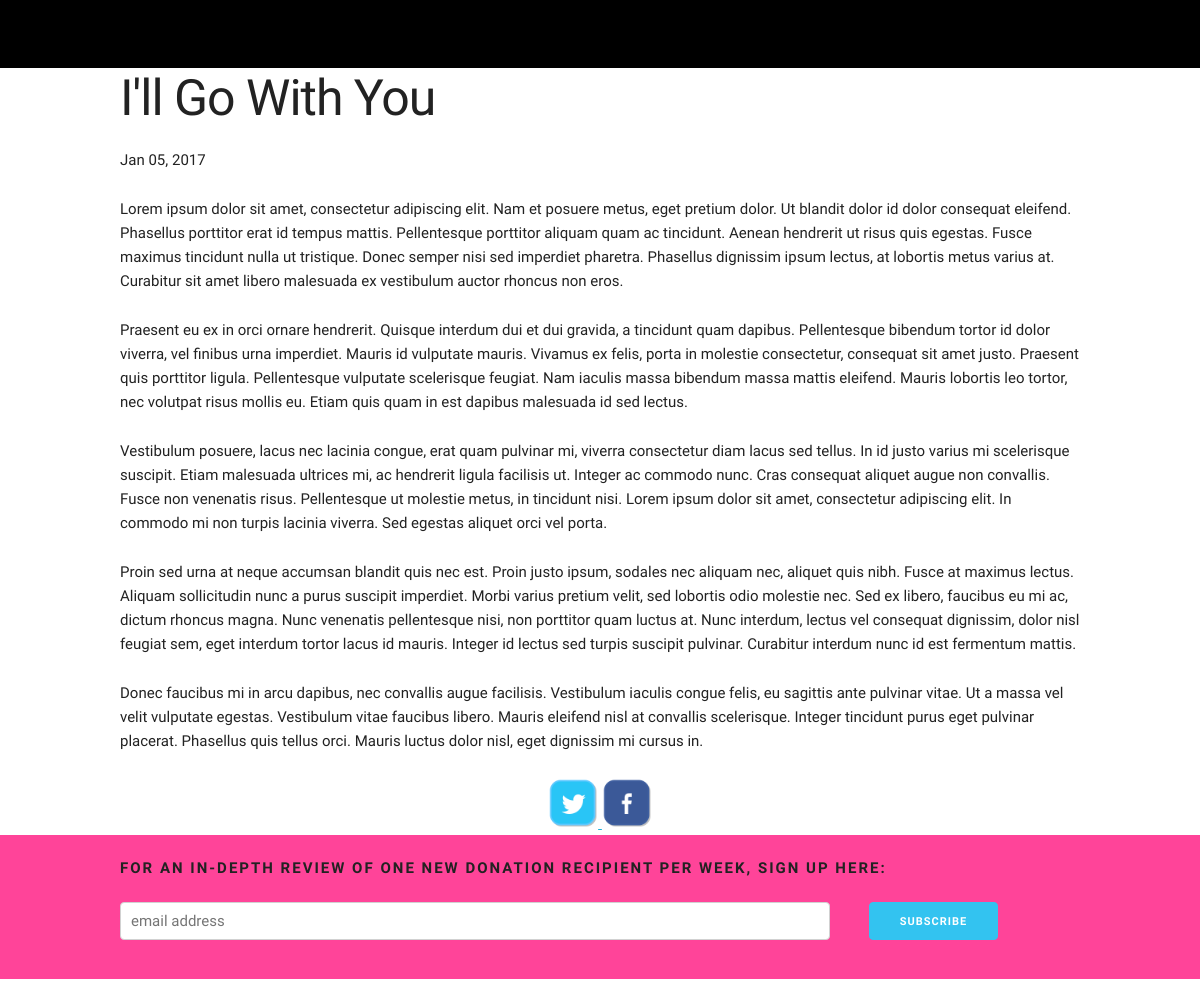
Screenshot of /blog/post/ill-go-with-you/ with the database file from the repository.
### blog/models.py (models this page shows, shortened)
class Post(models.Model):
    title = models.CharField(max_length=255)
    slug = models.SlugField(max_length=255, unique=True)
    recipient = models.ForeignKey(Recipient)
    publish = models.BooleanField(default=False)
    created_at = models.DateTimeField()
    class Meta:
        ordering = ['-created_at']

### recipients/models.py (models this page shows, shortened)
class Recipient(models.Model):
    category = models.ForeignKey(Category)
    name = models.CharField(max_length=200, unique=True)
    name_slug = models.SlugField(max_length=200, unique=True, null=True, blank=True)
    url = models.CharField(max_length=200)
    can_donate_to = models.BooleanField(default=True)
    twitter_handle = models.CharField(max_length=100)
    tweet_text = models.CharField(max_length=135, null=True, blank=True)
    last_posted_date = models.DateTimeField('date posted', null=True, blank=True)
    active = models.BooleanField(default=True)
    facebook_url = models.CharField(max_length=200, unique=True, null=True, blank=True)
    newsletter_text = models.TextField(null=True, blank=True)
    newsletter_sent_date = models.DateTimeField('date mailed', null=True, blank=True)
    newsletter_active = models.BooleanField(default=False)
    class Meta:
        ordering = ["last_posted_date", "name"]

### blog/views.py (the view)
# urls.py: url(r'^post/(?P<title>.*?)/*$',   views.view_post,   name='post_view'),
def view_post(request, title):
    try:
        entry = Post.objects.get(slug=title, publish=True)
    except ObjectDoesNotExist:
        entry = None
    body = ''
    if entry:
        body = entry.recipient.newsletter_text
    context = {
        'entry': entry,
        'entry_body': body,
        'url': request.META['QUERY_STRING'],
    }
    return render(request, 'blog/view_post.html', context)

### blog/templates/blog/view_post.html
{% include "blog/header.html" %}
{% include "blog/picker.html" %}
<div class="container">
    {% if entry %}
        <h1>{{ entry.title }}</h1>
        {{ entry.created_at|date:"M d, Y" }}
        <p>
            {{ entry_body|safe }}
        </p>
    {% else %}
        <p>Sorry, nothing to see here.</p>
    {% endif %}
</div>
{% include "blog/footer.html" %}
{% include "recipients/newsletter_signup.html" %}

### recipients/static/css/skeleton.css (style rules this page uses)
.container { position: relative; width: 100%; max-width: 960px; margin: 0 auto; padding: 0 20px; box-sizing: border-box; }
@media (min-width: 400px) { .container { width: 85%; padding: 0; } }
@media (min-width: 550px) { .container { width: 80%; } }
html { font-size: 62.5%; }
body { font-size: 1.5em; line-height: 1.6; font-weight: 400; font-family: "HelveticaNeue", "Helvetica Neue", Helvetica, Arial, sans-serif; color: #222; }
h1, h2, h3, h4, h5, h6 { margin-top: 0; margin-bottom: 2rem; font-weight: 300; }
h1 { font-size: 4.0rem; line-height: 1.2; letter-spacing: -.1rem; }
@media (min-width: 550px) { h1 { font-size: 5.0rem; } }
p { margin-top: 0; }
pre, blockquote, dl, figure, table, p, ul, ol, form { margin-bottom: 2.5rem; }
.container:after, .row:after, .u-cf { content: ""; display: table; clear: both; }

### recipients/static/css/index.css (style rules this page uses)
body { font-family: 'Roboto Condensed', sans-serif; }

### rows the page displays
Post: title "I'll Go With You", created_at "Jan 05, 2017"
Recipient: newsletter_text "Lorem ipsum dolor sit amet, consectetur adipiscing elit. Nam et posuere metus, eget pretium dolor. Ut blandit dolor id dolor consequat eleifend. Phasellus porttitor erat id tempus mattis. Pellentesque porttitor aliquam quam ac tincidunt. Aenean hendrerit ut risus quis egestas. Fusce maximus tincidunt nulla ut tristique. Donec semper nisi sed imperdiet pharetra. Phasellus dignissim ipsum lectus, at lobortis metus varius at. Curabitur sit amet libero malesuada ex vestibulum auctor rhoncus non eros. Praesent eu ex in orci ornare hendrerit. Quisque interdum dui et dui gravida, a tincidunt quam dapibus. Pellentesque bibendum tortor id dolor viverra, vel finibus urna imperdiet. Mauris id…"
